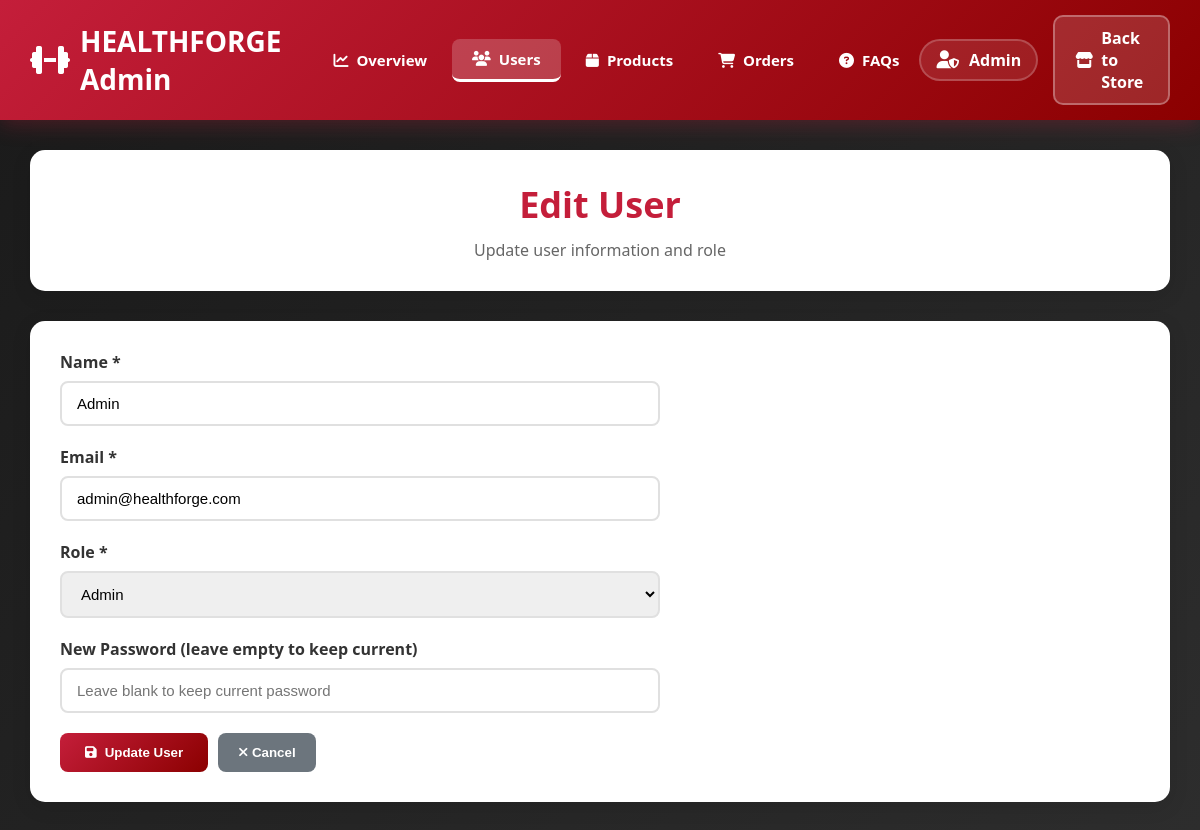
Page /admin/update_user.php?id=1 (signed in) on the committed database.
### tables this page shows
CREATE TABLE `users` (
  `id` int(11) NOT NULL,
  `name` varchar(255) NOT NULL,
  `email` varchar(255) NOT NULL,
  `password` varchar(255) NOT NULL,
  `role` varchar(50) NOT NULL DEFAULT 'user',
  `created_at` timestamp NOT NULL DEFAULT current_timestamp()
);

### admin/update_user.php (the view, shortened to what this page needs)
<?php
$database = new Database();
$db = $database->getConnection();
$query = "SELECT * FROM users WHERE id = :id";
$stmt = $db->prepare($query);
$stmt->bindParam(':id', $_GET['id']);
$stmt->execute();
$user = $stmt->fetch(PDO::FETCH_ASSOC);
include 'admin_header.php';
?>
<div class="page-header">
    <h1>Edit User</h1>
    <p>Update user information and role</p>
</div>
<div class="content-section">
    <form method="POST" action="update_user.php" style="max-width: 600px;">
        <div class="form-group">
            <label>Name *</label>
            <input type="text" name="name" value="<?php echo htmlspecialchars($user['name']); ?>" required class="form-control">
        </div>
        <div class="form-group">
            <label>Email *</label>
            <input type="email" name="email" value="<?php echo htmlspecialchars($user['email']); ?>" required class="form-control">
        </div>
        <div class="form-group">
            <label>Role *</label>
            <select name="role" required class="form-control">
                <option value="admin" <?php echo $user['role'] === 'admin' ? 'selected' : ''; ?>>Admin</option>
            </select>
        </div>
        <div class="form-group">
            <label>New Password (leave empty to keep current)</label>
            <input type="password" name="password" class="form-control" placeholder="Leave blank to keep current password" minlength="6">
        </div>
        <div class="form-actions" style="display: flex; gap: 10px; margin-top: 20px;">
            <button type="submit" class="btn-primary">
                <i class="fas fa-save"></i> Update User
            </button>
            <button type="button" onclick="window.location.href='admin-users.php'" class="btn-secondary">
                <i class="fas fa-times"></i> Cancel
            </button>
        </div>
    </form>
</div>
</div>
</body>
</html>

### css/admin.css (style rules this page uses)
* { margin: 0; padding: 0; box-sizing: border-box; }
body { font-family: 'Segoe UI', Tahoma, Geneva, Verdana, sans-serif; background: linear-gradient(135deg, #1a1a1a 0%, #2d2d2d 100%); min-height: 100vh; color: #333; }
.page-header { background: white; padding: 30px; border-radius: 15px; box-shadow: 0 5px 20px rgba(0, 0, 0, 0.1); margin-bottom: 30px; text-align: center; }
.page-header h1 { color: #c41e3a; font-size: 36px; margin-bottom: 10px; }
.page-header p { color: #666; font-size: 16px; }
.content-section { background: white; padding: 30px; border-radius: 15px; box-shadow: 0 5px 20px rgba(0, 0, 0, 0.1); margin-bottom: 30px; }
.btn-primary { background: linear-gradient(135deg, #c41e3a 0%, #8b0000 100%); color: white; padding: 12px 25px; border: none; border-radius: 8px; font-weight: 600; cursor: pointer; transition: all 0.3s; display: inline-flex; align-items: center; gap: 8px; text-decoration: none; }
.btn-secondary { background: #6c757d; color: white; padding: 10px 20px; border: none; border-radius: 8px; font-weight: 600; cursor: pointer; transition: all 0.3s; }
.form-group { margin-bottom: 20px; }
.form-group label { display: block; margin-bottom: 8px; font-weight: 600; color: #333; }
.form-group input, .form-group select, .form-group textarea { width: 100%; padding: 12px 15px; border: 2px solid #e0e0e0; border-radius: 8px; font-size: 15px; transition: border-color 0.3s; }

### rows in the picture
users: name "Admin", email "admin@healthforge.com", role "Admin"

### other values in the picture
$_SESSION['user_name'] "Admin"
